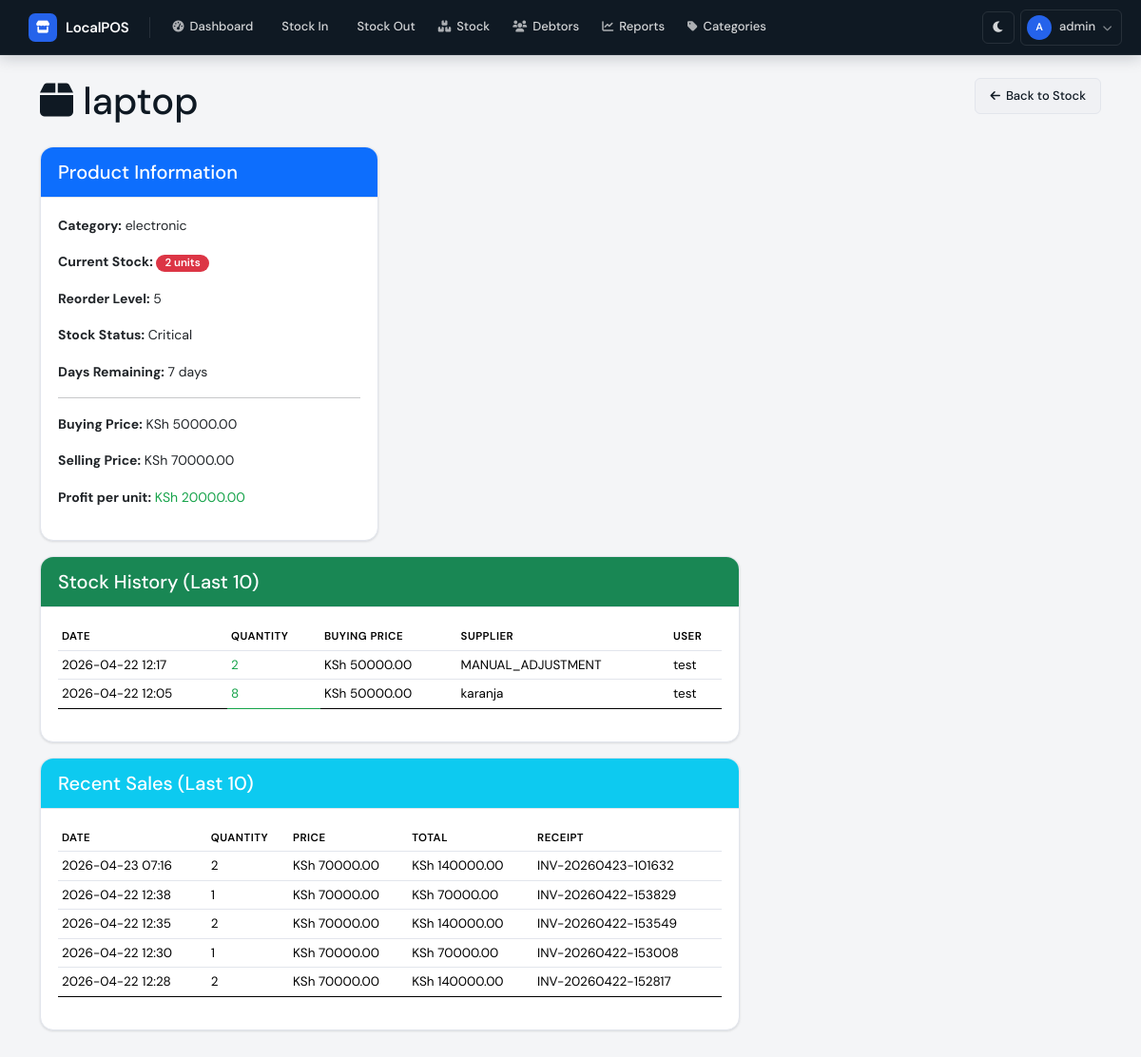
/stock/product/1 (signed in), run on an earlier commit of the app's database.
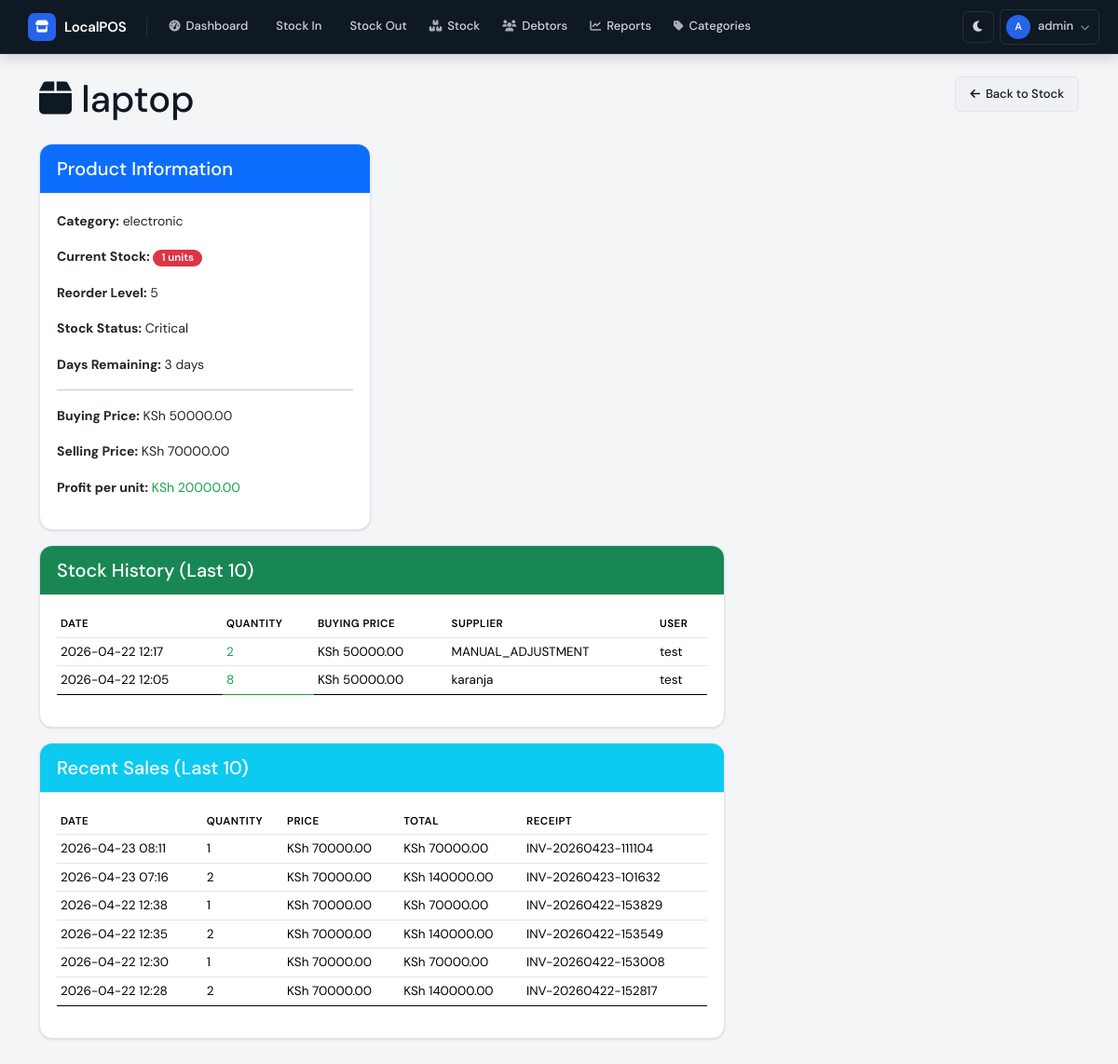
And on a later commit of the database.
### database/models.py (models this page shows)
class Product(db.Model):
    __tablename__ = 'products'
    id = db.Column(db.Integer, primary_key=True)
    name = db.Column(db.String(200), nullable=False)
    category_id = db.Column(db.Integer, db.ForeignKey('categories.id'), nullable=False)
    current_stock = db.Column(db.Integer, default=0)
    reorder_level = db.Column(db.Integer, default=5)
    buying_price = db.Column(db.Float, default=0.0)
    selling_price = db.Column(db.Float, default=0.0)
    unit_type = db.Column(db.String(50), default='piece')  # piece, crate, kg, meter
    unit_conversion = db.Column(db.Integer, default=1)  # e.g., 1 crate = 24 bottles
    image_filename = db.Column(db.String(200), nullable=True)
    is_active = db.Column(db.Boolean, default=True)
    created_at = db.Column(db.DateTime, default=datetime.utcnow)
    updated_at = db.Column(db.DateTime, default=datetime.utcnow, onupdate=datetime.utcnow)
    variants = db.relationship('ProductVariant', backref='product', lazy=True)
    stock_entries = db.relationship('StockEntry', backref='product', lazy=True)
    sale_items = db.relationship('SaleItem', backref='product', lazy=True)

class StockEntry(db.Model):
    __tablename__ = 'stock_entries'
    id = db.Column(db.Integer, primary_key=True)
    product_id = db.Column(db.Integer, db.ForeignKey('products.id'), nullable=False)
    quantity = db.Column(db.Integer, nullable=False)
    buying_price = db.Column(db.Float, nullable=False)
    selling_price = db.Column(db.Float, nullable=False)
    supplier = db.Column(db.String(200))
    notes = db.Column(db.Text)
    entry_date = db.Column(db.DateTime, default=datetime.utcnow)
    user_id = db.Column(db.Integer, db.ForeignKey('users.id'), nullable=False)

class User(UserMixin, db.Model):
    __tablename__ = 'users'
    id = db.Column(db.Integer, primary_key=True)
    username = db.Column(db.String(80), unique=True, nullable=False)
    password_hash = db.Column(db.String(200), nullable=False)
    full_name = db.Column(db.String(100), nullable=False)
    is_active = db.Column(db.Boolean, default=True)
    created_at = db.Column(db.DateTime, default=datetime.utcnow)
    stock_entries = db.relationship('StockEntry', backref='user', lazy=True)
    sales = db.relationship('Sale', backref='user', lazy=True)
    payments = db.relationship('Payment', backref='user', lazy=True)

class SaleItem(db.Model):
    __tablename__ = 'sale_items'
    id = db.Column(db.Integer, primary_key=True)
    sale_id = db.Column(db.Integer, db.ForeignKey('sales.id'), nullable=False)
    product_id = db.Column(db.Integer, db.ForeignKey('products.id'), nullable=False)
    quantity = db.Column(db.Integer, nullable=False)
    price_at_sale = db.Column(db.Float, nullable=False)
    total = db.Column(db.Float, nullable=False)
    variant_id = db.Column(db.Integer, db.ForeignKey('product_variants.id'), nullable=True)

class Sale(db.Model):
    __tablename__ = 'sales'
    id = db.Column(db.Integer, primary_key=True)
    receipt_number = db.Column(db.String(50), unique=True, nullable=False)
    total_amount = db.Column(db.Float, nullable=False)
    discount = db.Column(db.Float, default=0.0)
    final_amount = db.Column(db.Float, nullable=False)
    payment_method = db.Column(db.String(20), nullable=False)  # cash, mpesa, credit
    amount_paid = db.Column(db.Float, nullable=False)
    balance = db.Column(db.Float, default=0.0)
    customer_name = db.Column(db.String(100))
    customer_phone = db.Column(db.String(20))
    notes = db.Column(db.Text)
    sale_date = db.Column(db.DateTime, default=datetime.utcnow)
    user_id = db.Column(db.Integer, db.ForeignKey('users.id'), nullable=False)
    items = db.relationship('SaleItem', backref='sale', lazy=True)
    debtor = db.relationship('Debtor', backref='sale', uselist=False)

### routes/stock_management.py (the view)
@stock_bp.route('/product/<int:product_id>')
@login_required
def product_detail(product_id):
    product = Product.query.get_or_404(product_id)
    stock_history = StockEntry.query.filter_by(product_id=product_id)\
        .order_by(StockEntry.entry_date.desc())\
        .limit(10)\
        .all()
    recent_sales = SaleItem.query.filter_by(product_id=product_id)\
        .join(SaleItem.sale)\
        .order_by(Sale.sale_date.desc())\
        .limit(10)\
        .all()
    product.stock_status = get_stock_status(product)
    product.days_remaining = calculate_days_remaining(product)
    return render_template('product_detail.html',
                         product=product,
                         stock_history=stock_history,
                         recent_sales=recent_sales)

### app.py (called while the page is built)
@login_manager.user_loader
def load_user(user_id):
    return User.query.get(int(user_id))

### routes/stock_management.py (called while the page is built)
def calculate_days_remaining(product):
    if product.current_stock <= 0:
        return 0
    thirty_days_ago = datetime.utcnow() - timedelta(days=30)
    avg_daily_sales = db.session.query(
        func.coalesce(func.sum(SaleItem.quantity) / 30.0, 0)
    ).filter(
        SaleItem.product_id == product.id,
        SaleItem.sale.has(Sale.sale_date >= thirty_days_ago)
    ).scalar()
    if avg_daily_sales <= 0:
        return 999  # No sales, unlimited days
    days = int(product.current_stock / avg_daily_sales)
    return days

def get_stock_status(product):
    if product.current_stock <= 0:
        return {'status': 'out_of_stock', 'color': 'danger', 'text': 'Out of Stock'}
    elif product.current_stock <= product.reorder_level:
        return {'status': 'critical', 'color': 'danger', 'text': 'Critical'}
    elif product.current_stock <= product.reorder_level * 2:
        return {'status': 'low', 'color': 'warning', 'text': 'Low'}
    else:
        return {'status': 'healthy', 'color': 'success', 'text': 'Healthy'}

### templates/product_detail.html (shortened to what the changed rows need)
{% extends "base.html" %}
{% block content %}
<div class="container">
    <h1 class="mb-4">
        <i class="fas fa-box"></i> {{ product.name }}
        <a href="{{ url_for('stock_management.stock_list') }}" class="btn btn-secondary float-end">
            <i class="fas fa-arrow-left"></i> Back to Stock
        </a>
    </h1>
    <div class="row">
        <div class="col-md-4">
            <div class="card">
                <div class="card-body">
                    <p><strong>Category:</strong> {{ product.category.name }}</p>
                    <p><strong>Current Stock:</strong>
                        <span class="badge bg-{{ product.stock_status.color }}">{{ product.current_stock }} units</span>
                    </p>
                    <p><strong>Reorder Level:</strong> {{ product.reorder_level }}</p>
                    <p><strong>Stock Status:</strong> {{ product.stock_status.text }}</p>
                    <p><strong>Days Remaining:</strong>
                        {% if product.days_remaining == 999 %}
                            No sales data
                        {% else %}
                            {{ product.days_remaining }} days
                        {% endif %}
                    </p>
                    <hr>
                    <p><strong>Buying Price:</strong> KSh {{ "%.2f"|format(product.buying_price) }}</p>
                    <p><strong>Selling Price:</strong> KSh {{ "%.2f"|format(product.selling_price) }}</p>
                    <p><strong>Profit per unit:</strong>
                        <span class="text-success">KSh {{ "%.2f"|format(product.selling_price - product.buying_price) }}</span>
                    </p>
                </div>
            </div>
        </div>
        <div class="col-md-8">
            <div class="card mb-3">
                <div class="card-body">
                    <div class="table-responsive">
                        <table class="table table-sm">
                            <thead>
                                <tr><th>Date</th><th>Quantity</th><th>Buying Price</th><th>Supplier</th><th>User</th></tr>
                            </thead>
                            <tbody>
                                {% for entry in stock_history %}
                                <tr>
                                    <td>{{ entry.entry_date.strftime('%Y-%m-%d %H:%M') }}</td>
                                    <td class="{% if entry.quantity < 0 %}text-danger{% else %}text-success{% endif %}">
                                        {{ entry.quantity }}
                                    </td>
                                    <td>KSh {{ "%.2f"|format(entry.buying_price) }}</td>
                                    <td>{{ entry.supplier or '-' }}</td>
                                    <td>{{ entry.user.username }}</td>
                                </tr>
                                {% else %}
                                <tr><td colspan="5">No stock history</td></tr>
                                {% endfor %}
                            </tbody>
                        </table>
                    </div>
                </div>
            </div>
            <div class="card">
                <div class="card-body">
                    <div class="table-responsive">
                        <table class="table table-sm">
                            <thead>
                                <tr><th>Date</th><th>Quantity</th><th>Price</th><th>Total</th><th>Receipt</th></tr>
                            </thead>
                            <tbody>
                                {% for item in recent_sales %}
                                <tr>
                                    <td>{{ item.sale.sale_date.strftime('%Y-%m-%d %H:%M') }}</td>
                                    <td>{{ item.quantity }}</td>
                                    <td>KSh {{ "%.2f"|format(item.price_at_sale) }}</td>
                                    <td>KSh {{ "%.2f"|format(item.total) }}</td>
                                    <td>{{ item.sale.receipt_number }}</td>
                                </tr>
                                {% else %}
                                <tr><td colspan="5">No sales recorded</td></tr>
                                {% endfor %}
                            </tbody>
                        </table>
                    </div>
                </div>
            </div>
        </div>
    </div>
</div>
{% endblock %}

What changed in the data, as far as the page shows it:
changed Product "laptop": current_stock "2" → "1"
added SaleItem: sale.sale_date "2026-04-23 08:11", quantity "1", price_at_sale "70000.00", total "70000.00", sale.receipt_number "INV-20260423-111104"
Also different on the page:
{{ product.days_remaining }}: "7" → "3"
